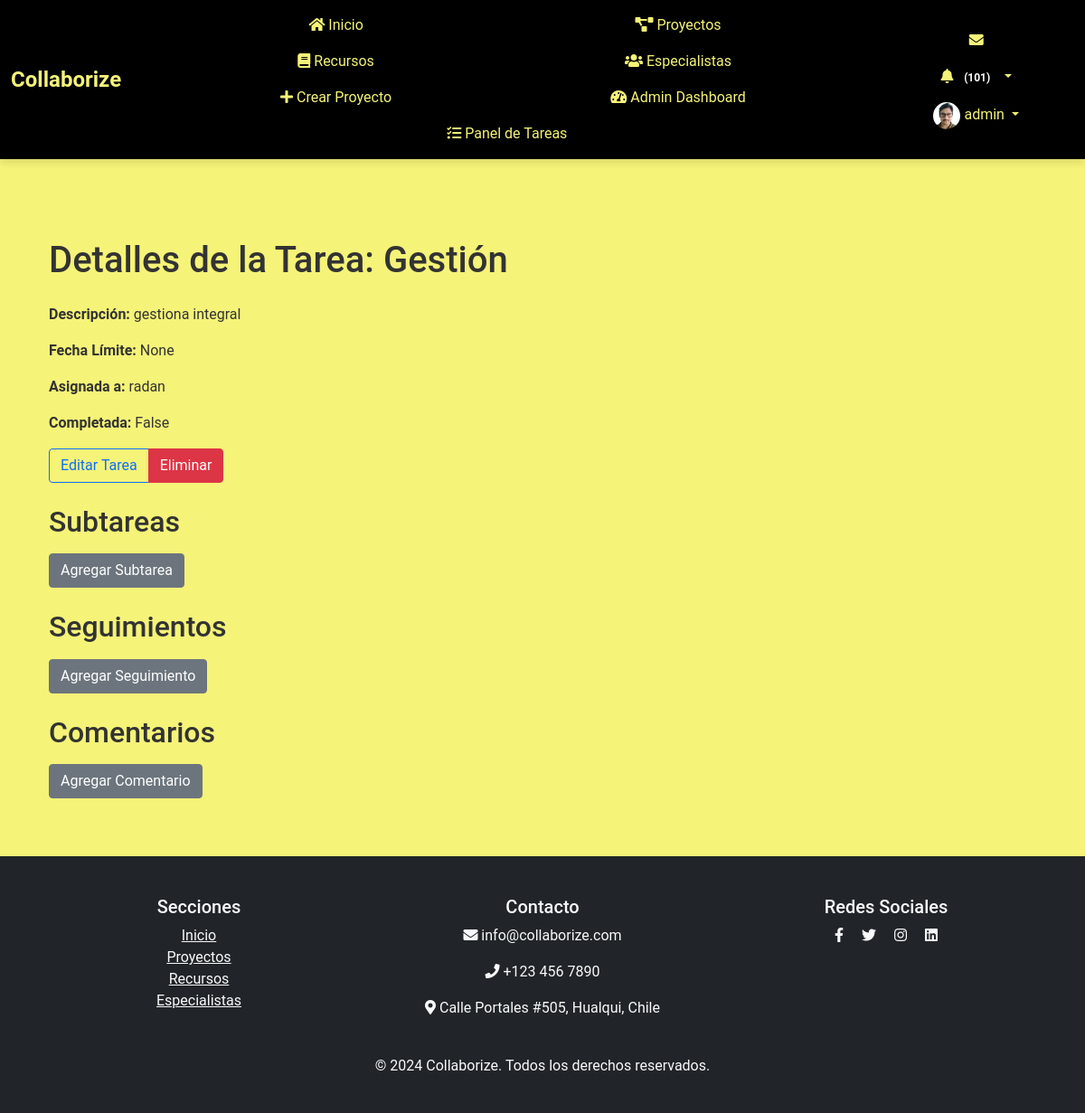
The app's page /tareas/23/ (signed in) with its own data.
### myapp/models.py (models this page shows, shortened)
class Perfil(models.Model):
    user = models.OneToOneField(User, on_delete=models.CASCADE)
    nombre = models.CharField(max_length=30, blank=True, null=True)
    apellido = models.CharField(max_length=30, blank=True, null=True)
    telefono = models.CharField(max_length=15, blank=True, null=True)
    fecha_nacimiento = models.DateField(null=True, blank=True)
    avatar = models.ImageField(upload_to='avatars/', null=True, blank=True)
    website = models.URLField(max_length=200, blank=True, null=True)
    twitter = models.URLField(max_length=200, blank=True, null=True)
    facebook = models.URLField(max_length=200, blank=True, null=True)
    linkedin = models.URLField(max_length=200, blank=True, null=True)
    habilidad_1 = models.CharField(max_length=100, blank=True, null=True)
    habilidad_2 = models.CharField(max_length=100, blank=True, null=True)
    habilidad_3 = models.CharField(max_length=100, blank=True, null=True)
    experiencia = models.TextField(blank=True, null=True)
    especialidad = models.CharField(max_length=200, blank=True, null=True)
    ubicacion = models.CharField(max_length=200, blank=True, null=True)
    disponibilidad = models.BooleanField(blank=True, null=True)

class Tarea(models.Model):
    proyecto = models.ForeignKey(Proyecto, related_name='tareas', on_delete=models.CASCADE)
    nombre = models.CharField(max_length=200)
    descripcion = models.TextField(blank=True, null=True)
    completada = models.BooleanField(default=False)
    fecha_limite = models.DateField(blank=True, null=True)
    asignada_a = models.ForeignKey(User, related_name='tareas_asignadas', on_delete=models.SET_NULL, blank=True, null=True)

### myapp/views.py (the view)
# urls.py: path('tareas/<int:tarea_id>/', views.detalle_tarea, name='detalle_tarea'),
@login_required
def detalle_tarea(request, tarea_id):
    tarea = get_object_or_404(Tarea, id=tarea_id)
    subtareas = tarea.subtareas.all()
    seguimientos = SeguimientoTarea.objects.filter(tarea=tarea).order_by('-fecha')
    comentarios = tarea.comentarios.all().order_by('-fecha_creacion')
    if request.method == 'POST':
        if 'comentario' in request.POST:
            comentario_form = ComentarioTareaForm(request.POST)
            if comentario_form.is_valid():
                comentario = comentario_form.save(commit=False)
                comentario.tarea = tarea
                comentario.autor = request.user
                comentario.save()
                return redirect('detalle_tarea', tarea_id=tarea.id)
        elif 'seguimiento' in request.POST:
            seguimiento_form = SeguimientoTareaForm(request.POST)
            if seguimiento_form.is_valid():
                seguimiento = seguimiento_form.save(commit=False)
                seguimiento.tarea = tarea
                seguimiento.autor = request.user
                seguimiento.save()
                return redirect('detalle_tarea', tarea_id=tarea.id)
        elif 'subtarea' in request.POST:
            subtarea_form = SubtareaForm(request.POST)
            if subtarea_form.is_valid():
                subtarea = subtarea_form.save(commit=False)
                subtarea.tarea = tarea
                subtarea.save()
                return redirect('detalle_tarea', tarea_id=tarea.id)
    else:
        comentario_form = ComentarioTareaForm()
        seguimiento_form = SeguimientoTareaForm()
        subtarea_form = SubtareaForm()
    return render(request, 'myapp/detalle_tarea.html', {
        'tarea': tarea,
        'subtareas': subtareas,
        'seguimientos': seguimientos,
        'comentarios': comentarios,
        'comentario_form': comentario_form,
        'seguimiento_form': seguimiento_form,
        'subtarea_form': subtarea_form
    })

### myapp/templates/myapp/detalle_tarea.html (shortened to what this page needs)
{% extends 'myapp/base.html' %}
{% block content %}
<div class="container mt-5">
    <h1 class="mb-4">Detalles de la Tarea: {{ tarea.nombre }}</h1>
    <p><strong>Descripción:</strong> {{ tarea.descripcion }}</p>
    <p><strong>Fecha Límite:</strong> {{ tarea.fecha_limite }}</p>
    <p><strong>Asignada a:</strong> {{ tarea.asignada_a.username }}</p>
    <p><strong>Completada:</strong> {{ tarea.completada }}</p>
    <div class="btn-group mb-4" role="group">
        <a href="{% url 'editar_tarea' tarea.id %}" class="btn btn-outline-primary">Editar Tarea</a>
        <a href="{% url 'eliminar_tarea' tarea.id %}?next={% url 'proyecto_lista' %}" class="btn btn-danger">Eliminar</a>
    </div>
    <h2>Subtareas</h2>
    <button class="btn btn-secondary mb-4" onclick="toggleForm('subtarea-form')">Agregar Subtarea</button>
    <h2>Seguimientos</h2>
    <button class="btn btn-secondary mb-4" onclick="toggleForm('seguimiento-form')">Agregar Seguimiento</button>
    <h2>Comentarios</h2>
    <button class="btn btn-secondary mb-4" onclick="toggleForm('comentario-form')">Agregar Comentario</button>
</div>
{% endblock %}

### myapp/templates/myapp/base.html (shortened to what this page needs)
<!DOCTYPE html>
<html lang="es">
<head>
    {% load static %}
    <link rel="stylesheet" href="https://cdn.jsdelivr.net/npm/bootstrap@5.1.3/dist/css/bootstrap.min.css">
    <link rel="stylesheet" href="https://cdnjs.cloudflare.com/ajax/libs/font-awesome/5.15.4/css/all.min.css">
    <link rel="stylesheet" href="https://cdn.jsdelivr.net/npm/@icon/entypo@1.0.3/entypo.css">
    <link rel="stylesheet" href="https://cdnjs.cloudflare.com/ajax/libs/bootstrap-datepicker/1.9.0/css/bootstrap-datepicker.min.css">
    <link rel="stylesheet" href="{% static 'css/style.css' %}">
    <link rel="stylesheet" href="{% static 'css/ver_perfil.css' %}">
    <link rel="stylesheet" href="{% static 'css/register.css' %}">
</head>
<body>
    {% if user.is_authenticated %}
    <header>
        <nav class="navbar navbar-expand-lg fixed-top custom-navbar">
            <div class="container-fluid d-flex justify-content-between align-items-center">
                <a class="navbar-brand" href="{% url 'index' %}">
                    <span style="font-weight: bold; color: #f5f378; font-size: 1.5rem;">Collaborize</span>
                </a>
                <div class="collapse navbar-collapse justify-content-between" id="navbarNav">
                    <ul class="navbar-nav mx-auto">
                        <li class="nav-item"><a class="nav-link" href="{% url 'index' %}"><i class="fas fa-home"></i> Inicio</a></li>
                        <li class="nav-item"><a class="nav-link" href="{% url 'proyecto_lista' %}"><i class="fas fa-project-diagram"></i> Proyectos</a></li>
                        <li class="nav-item"><a class="nav-link" href="{% url 'listar_recursos' %}"><i class="fas fa-book"></i> Recursos</a></li>
                        <li class="nav-item"><a class="nav-link" href="{% url 'listar_especialistas' %}"><i class="fas fa-users"></i> Especialistas</a></li>
                        {% if user.is_staff %}
                        <li class="nav-item"><a class="nav-link" href="{% url 'crear_proyecto' %}"><i class="fas fa-plus"></i> Crear Proyecto</a></li>
                        <li class="nav-item"><a class="nav-link" href="{% url 'admin_dashboard' %}"><i class="fas fa-tachometer-alt"></i> Admin Dashboard</a></li>
                        <li class="nav-item"><a class="nav-link" href="{% url 'admin_panel_tareas' %}"><i class="fas fa-tasks"></i> Panel de Tareas</a></li>
                        {% endif %}
                    </ul>
                    <ul class="navbar-nav ms-auto">
                        <li class="nav-item">
                            <a class="nav-link" href="{% url 'listar_mensajes' %}"><i class="fas fa-envelope"></i>
                            </a>
                        </li>
                        <li class="nav-item dropdown">
                            <a class="nav-link dropdown-toggle" href="#" id="notificacionesDropdown" role="button" data-bs-toggle="dropdown" aria-haspopup="true" aria-expanded="false">
                                <i class="fas fa-bell"></i>
                                <span id="notificaciones-count" class="badge badge-danger"></span>
                            </a>
                        </li>
                        <li class="nav-item dropdown">
                            <a class="nav-link dropdown-toggle" href="#" id="perfilDropdown" role="button" data-bs-toggle="dropdown" aria-haspopup="true" aria-expanded="false">
                                <img src="{% if user.perfil.avatar %}{{ user.perfil.avatar.url }}{% else %}{% static 'images/default_avatar.png' %}{% endif %}" alt="Foto de perfil" class="rounded-circle" width="30" height="30">
                                {{ user.username }}
                            </a>
                        </li>
                    </ul>
                </div>
            </div>
        </nav>
    </header>
    {% endif %}
    <main class="container">
        {% block content %}{% endblock %}
    </main>
    {% block footer %}
    <footer class="bg-dark text-light py-4">
        <div class="container">
            <div class="row">
                <div class="col-md-4">
                    <h5>Secciones</h5>
                    <ul class="list-unstyled">
                        <li><a href="{% url 'index' %}" class="text-light">Inicio</a></li>
                        <li><a href="{% url 'proyecto_lista' %}" class="text-light">Proyectos</a></li>
                        <li><a href="{% url 'listar_recursos' %}" class="text-light">Recursos</a></li>
                        <li><a href="{% url 'listar_especialistas' %}" class="text-light">Especialistas</a></li>
                    </ul>
                </div>
                <div class="col-md-4">
                    <h5>Contacto</h5>
                    <p><i class="fas fa-envelope"></i> info@collaborize.com</p>
                    <p><i class="fas fa-phone"></i> +123 456 7890</p>
                    <p><i class="fas fa-map-marker-alt"></i> Calle Portales #505, Hualqui, Chile</p>
                </div>
                <div class="col-md-4">
                    <h5>Redes Sociales</h5>
                    <a href="#" class="text-light me-3"><i class="fab fa-facebook-f"></i></a>
                    <a href="#" class="text-light me-3"><i class="fab fa-twitter"></i></a>
                    <a href="#" class="text-light me-3"><i class="fab fa-instagram"></i></a>
                    <a href="#" class="text-light"><i class="fab fa-linkedin"></i></a>
                </div>
            </div>
            <div class="text-center mt-4">
                <p>&copy; 2024 Collaborize. Todos los derechos reservados.</p>
            </div>
        </div>
    </footer>
    {% endblock %}
</body>
</html>

### myapp/static/css/style.css (style rules this page uses)
body { padding-top: 0.1px; background-color: #f5f378; font-family: 'Roboto', sans-serif; color: #333; }
.navbar.custom-navbar { background-color: #343a40; z-index: 1000; position: fixed; top: 0; width: 100%; box-shadow: 0 4px 8px rgba(0, 0, 0, 0.1); }
.navbar.custom-navbar .navbar-nav .nav-link { color: #f5f378; transition: color 0.3s; }
.navbar.custom-navbar .navbar-brand { color: #f5f378; font-weight: bold; font-size: 1.5rem; transition: color 0.3s; }
.navbar .nav-item { margin-left: 1rem; }
@media (max-width: 1200px) { .navbar.custom-navbar .navbar-nav { flex-wrap: wrap; justify-content: center; } }
@media (max-width: 1200px) { .navbar.custom-navbar .navbar-nav .nav-item { flex: 0 0 45%; text-align: center; } }
.container { margin-top: 20px; }
footer { background-color: #343a40; color: #f5f378; padding: 20px 0; text-align: center; margin-top: 40px; }

### myapp/static/css/register.css (style rules this page uses)
body { background-color: #dcc4fa; }

### myapp/templates/myapp/base.html (style rules this page uses)
body { background-color: #f5f378; }
.navbar.custom-navbar { background-color: #000000; z-index: 1000; }
.navbar.custom-navbar .navbar-nav .nav-link { color: #f5f378; }
.navbar.custom-navbar .navbar-brand { color: #f5f378; }
.navbar .nav-item { margin-left: 1rem; }
@media (max-width: 1200px) { .navbar.custom-navbar .navbar-nav { flex-wrap: wrap; justify-content: center; } }
@media (max-width: 1200px) { .navbar.custom-navbar .navbar-nav .nav-item { flex: 0 0 45%; text-align: center; } }

### records on screen
Tarea: nombre "Gestión", descripcion "gestiona integral", fecha_limite "None", asignada_a.username "radan", completada "False"

### other values on screen
{{ user.username }} "admin"
